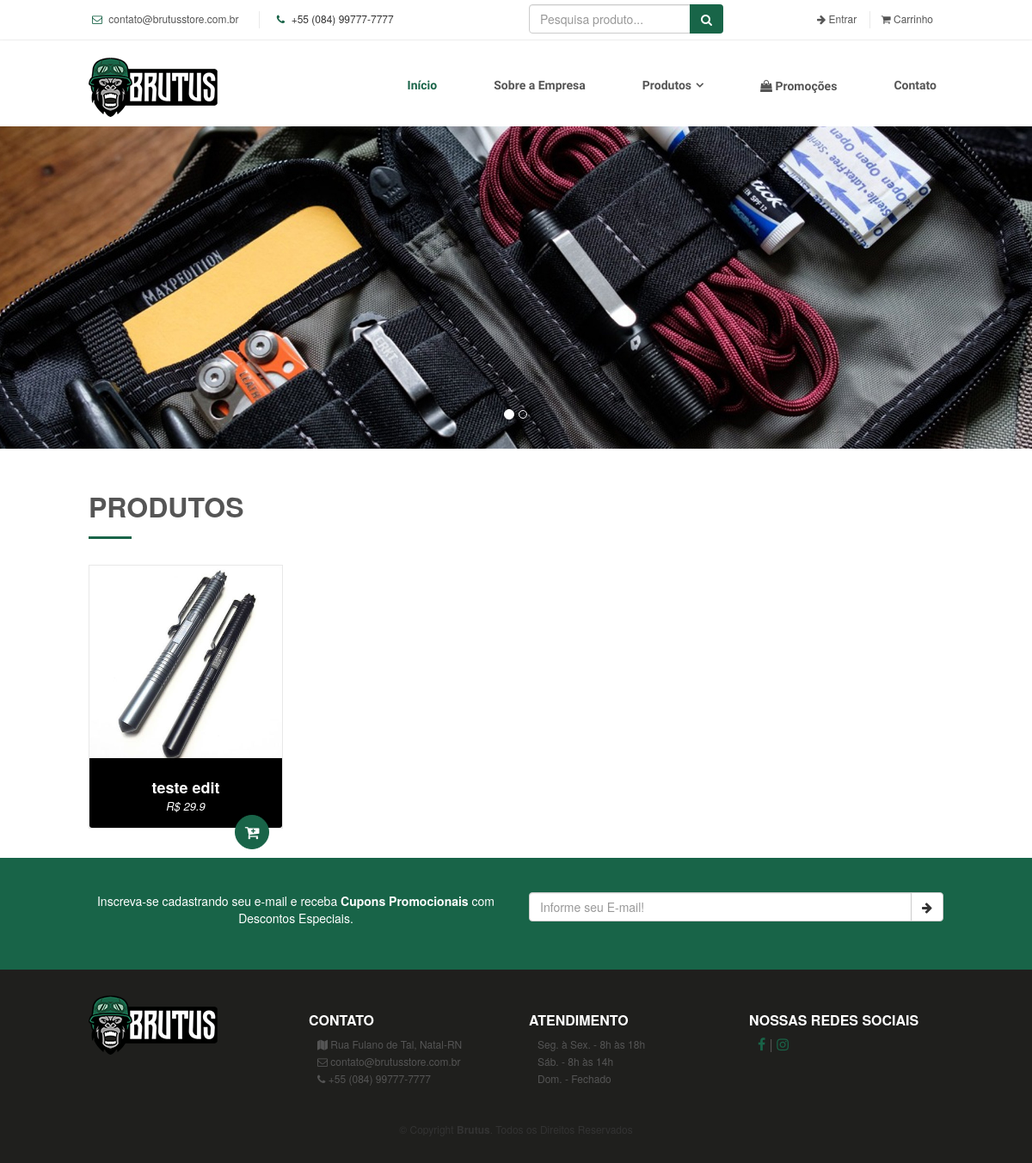
Before: / with the older database file.
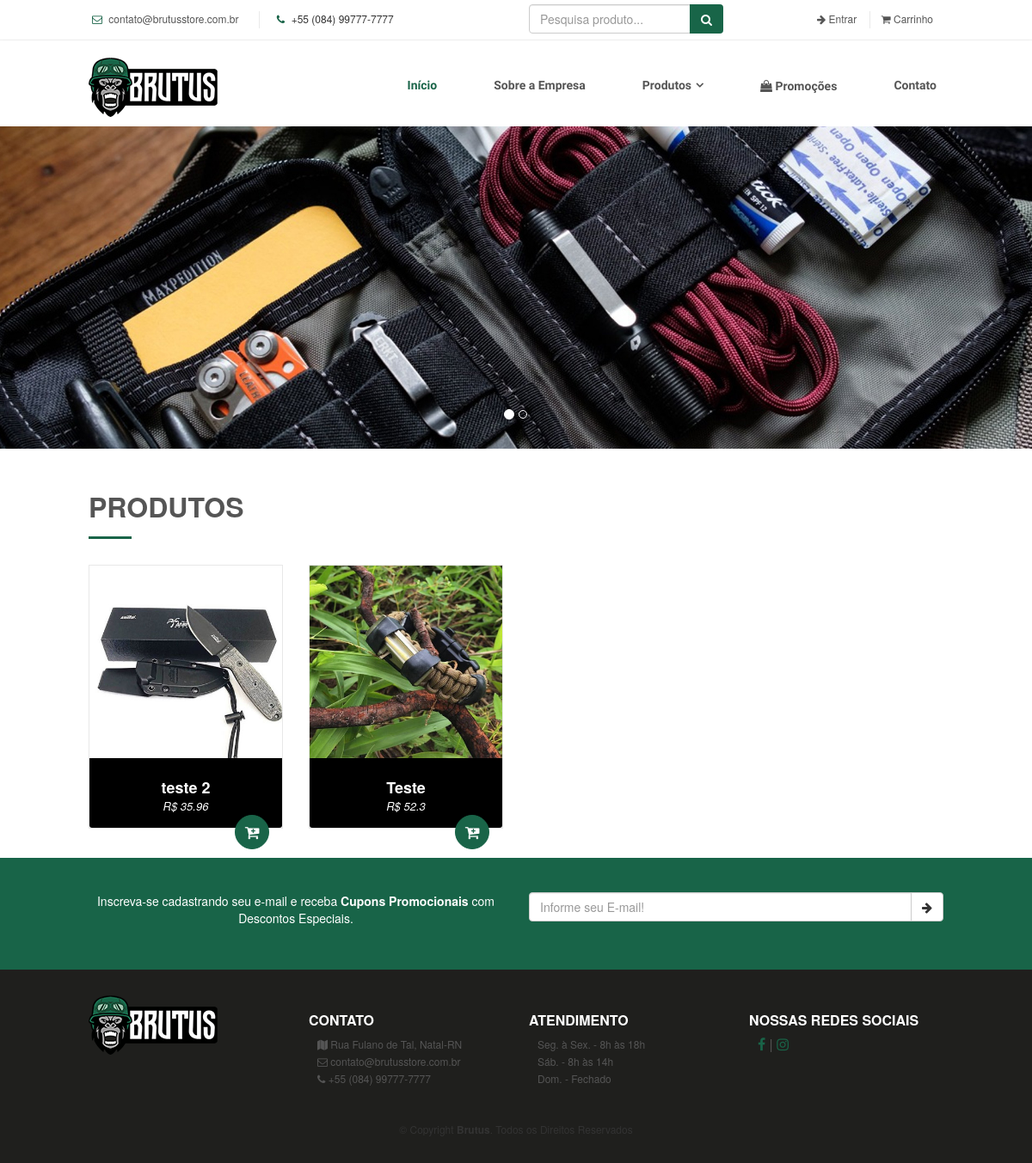
After: the same page with the newer database file.
### tables this page shows
CREATE TABLE `produtos` (
  `id` int(11) NOT NULL,
  `nome` varchar(200) NOT NULL,
  `descricao` text,
  `id_categoria` int(11) NOT NULL,
  `id_tamanho` int(11) DEFAULT NULL,
  `id_cor` int(11) DEFAULT NULL,
  `id_feiche` int(11) DEFAULT NULL,
  `peso` float NOT NULL DEFAULT '0',
  `altura` float NOT NULL DEFAULT '0',
  `largura` float NOT NULL DEFAULT '0',
  `comprimento` float NOT NULL DEFAULT '0',
  `quantidade` int(10) NOT NULL DEFAULT '0',
  `slug` varchar(100) NOT NULL,
  `valor` float NOT NULL DEFAULT '0',
  `created` datetime NOT NULL DEFAULT CURRENT_TIMESTAMP,
  `updated` datetime DEFAULT NULL ON UPDATE CURRENT_TIMESTAMP
);

CREATE TABLE `images_produto` (
  `id` int(11) NOT NULL,
  `image` varchar(100) NOT NULL,
  `id_produto` int(11) NOT NULL,
  `created` datetime NOT NULL DEFAULT CURRENT_TIMESTAMP,
  `updated` datetime DEFAULT NULL ON UPDATE CURRENT_TIMESTAMP
);

### panel/controllers/conn/Read.class.php (called while the page is built, shortened)
<?php
class Read extends Conn{
    private $Select;
    private $Result;
    private $Read;
    public function ExeRead($Tabela, $Termos = null, $ParseString = null) {
        $this->Select = "SELECT * FROM {$Tabela} {$Termos}";
        $this->Execute();
    }
    public function getResult() {
        return $this->Result;
    }
    private function Connect() {
        $this->Conn = parent::getConn();
        $this->Read = $this->Conn->prepare($this->Select);
        $this->Read->setFetchMode(PDO::FETCH_ASSOC);
    }
    private function Execute() {
        $this->Connect();
        try {
            $this->Read->execute();
            $this->Result = $this->Read->fetchAll();
        } catch (PDOException $e) {
            $this->Result = null;
            echo 'Message: ' .$e->getMessage();
        }
    }
}

### panel/controllers/conn/Conn.class.php (called while the page is built)
<?php
abstract class Conn {
    private static $Host = HOST;
    private static $User = USER;
    private static $Pass = PASS;
    private static $Bd = BD;
    private static $Connect = null;
    private static function Conectar() {
        try {
            if (self::$Connect == null):
                self::$Connect = new PDO('mysql:host=' . self::$Host . ';dbname=' . self::$Bd, self::$User, self::$Pass);
            endif;
        } catch (PDOException $e) {
            echo 'Message: ' . $e->getMessage();
            die;
        }
        self::$Connect->setAttribute(PDO::ATTR_ERRMODE, PDO::ERRMODE_EXCEPTION);
        return self::$Connect;
    }
    protected static function getConn() {
        return self::Conectar();
    }
}

### panel/controllers/class/Url.class.php (called while the page is built, shortened)
<?php
class Url
{
    private static $baseUrl = null;
    public static function getBase()
    {
        if( self::$baseUrl != null )
            return self::$baseUrl;
        $startUrl = strlen( $_SERVER["DOCUMENT_ROOT"] );
        $excludeUrl = substr( $_SERVER["SCRIPT_FILENAME"], $startUrl, -9 );
        if( $excludeUrl[0] == "/" )
            self::$baseUrl = $excludeUrl;
        else
            self::$baseUrl = "/" . $excludeUrl;
        return self::$baseUrl;
    }
}
?>

### panel/controllers/conn/Validation.class.php (called while the page is built, shortened)
<?php
class Validation extends Conn {
    public static function getImagesProdutos($id_produto){
        $nameFile = '';
        $read = new read();
        $read->ExeRead('images_produto','where id_produto = '.$id_produto.' limit 1');
        foreach($read->getresult() as $images):
            extract($images);
            $nameFile = $image;
        endforeach;
        return $nameFile;
    }
}

### view/home.php (the view, shortened to what this page needs)
  <div id="myCarousel" class="carousel slide" data-ride="carousel">
  <ol class="carousel-indicators">
    <li data-target="#myCarousel" data-slide-to="0" class="active"></li>
    <li data-target="#myCarousel" data-slide-to="1"></li>
  </ol>
  <div class="carousel-inner">
    <div class="item active">
      <img src="img/intro-carousel/1.jpg" alt="Los Angeles" style="width:100%;">
    </div>
  </div>
</div>
<section id="team" class="wow fadeInUp">
    <div class="container">
      <div class="section-header">
        <h2>Produtos</h2>
      </div>
      <div class="row">
      <?php
      $read = new Read();
      $read->ExeRead('produtos','ORDER BY id DESC LIMIT 8');
      foreach($read->getResult() as $produtos):
        extract($produtos);
      ?>
        <div class="col-lg-3 col-md-6">
          <div class="member">
            <div class="pic">
              <img class="image" src="<?php echo Url::getBase().'panel/uploud/produto/'.$id.'/'.Validation::getImagesProdutos($id) ?>" alt="">
            </div>
            <div class="details">
              <h4><?php echo $nome ?></h4>
              <span>R$ <?php echo $valor ?></span>
              <div class="carrinho">
                <a href="<?php echo $id ?>" class="plus"><i class="fa fa-cart-plus"></i></a>
              </div>
            </div>
          </div>
        </div>
      <?php endforeach ?>
      </div>
    </div>
  </section>

Changed rows visible on the page:
removed produtos: id.image (picture), nome "teste edit", valor "29.9"
added produtos: id.image (picture), nome "teste 2", valor "35.96"
added produtos: id.image (picture), nome "Teste", valor "52.3"
